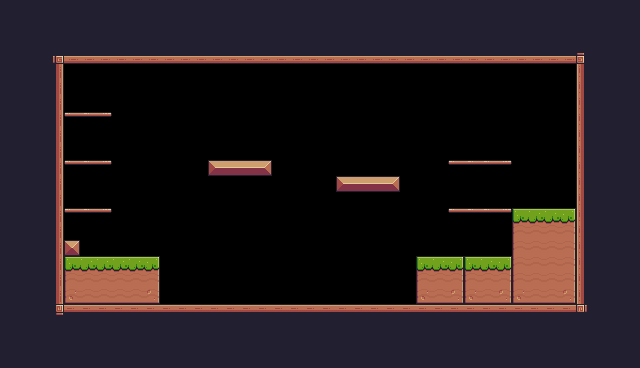

This game map was drawn from its Tiled (.tmx) file and the tilesets committed beside it. A one-line description and the full map source follow:
An orthogonal 40x23 tile map with 16x16 px tiles, 1 tile layer (background) and 31 objects (11x Fruit, 5x Platform, Player, Saw, Checkpoint, ...).

<map version="1.10" tiledversion="1.10.2" orientation="orthogonal" renderorder="right-down" width="40" height="23" tilewidth="16" tileheight="16" infinite="0" nextlayerid="4" nextobjectid="42">
 <tileset firstgid="1" source="pixel_adventure.tsx" />
 <layer id="1" name="background" width="40" height="23">
  <properties>
   <property name="background_color" value="Gray" />
  </properties>
  <data encoding="csv">
24,24,24,24,24,24,24,24,24,24,24,24,24,24,24,24,24,24,24,24,24,24,24,24,24,24,24,24,24,24,24,24,24,24,24,24,24,24,24,24,
24,24,24,24,24,24,24,24,24,24,24,24,24,24,24,24,24,24,24,24,24,24,24,24,24,24,24,24,24,24,24,24,24,24,24,24,24,24,24,24,
24,24,24,24,24,24,24,24,24,24,24,24,24,24,24,24,24,24,24,24,24,24,24,24,24,24,24,24,24,24,24,24,24,24,24,24,24,24,24,24,
24,24,24,92,134,134,134,134,134,134,134,134,134,134,134,134,134,134,134,134,134,134,134,134,134,134,134,134,134,134,134,134,134,134,134,134,93,24,24,24,
24,24,24,113,0,0,0,0,0,0,0,0,0,0,0,0,0,0,0,0,0,0,0,0,0,0,0,0,0,0,0,0,0,0,0,0,111,24,24,24,
24,24,24,113,0,0,0,0,0,0,0,0,0,0,0,0,0,0,0,0,0,0,0,0,0,0,0,0,0,0,0,0,0,0,0,0,111,24,24,24,
24,24,24,113,0,0,0,0,0,0,0,0,0,0,0,0,0,0,0,0,0,0,0,0,0,0,0,0,0,0,0,0,0,0,0,0,111,24,24,24,
24,24,24,113,40,41,42,0,0,0,0,0,0,0,0,0,0,0,0,0,0,0,0,0,0,0,0,0,0,0,0,0,0,0,0,0,111,24,24,24,
24,24,24,113,0,0,0,0,0,0,0,0,0,0,0,0,0,0,0,0,0,0,0,0,0,0,0,0,0,0,0,0,0,0,0,0,111,24,24,24,
24,24,24,113,0,0,0,0,0,0,0,0,0,0,0,0,0,0,0,0,0,0,0,0,0,0,0,0,0,0,0,0,0,0,0,0,111,24,24,24,
24,24,24,113,40,41,42,0,0,0,0,0,0,13,14,14,15,0,0,0,0,0,0,0,0,0,0,0,40,41,41,42,0,0,0,0,111,24,24,24,
24,24,24,113,0,0,0,0,0,0,0,0,0,0,0,0,0,0,0,0,0,13,14,14,15,0,0,0,0,0,0,0,0,0,0,0,111,24,24,24,
24,24,24,113,0,0,0,0,0,0,0,0,0,0,0,0,0,0,0,0,0,0,0,0,0,0,0,0,0,0,0,0,0,0,0,0,111,24,24,24,
24,24,24,113,40,41,42,0,0,0,0,0,0,0,0,0,0,0,0,0,0,0,0,0,0,0,0,0,40,41,41,42,7,8,8,9,111,24,24,24,
24,24,24,113,0,0,0,0,0,0,0,0,0,0,0,0,0,0,0,0,0,0,0,0,0,0,0,0,0,0,0,0,29,30,30,31,111,24,24,24,
24,24,24,113,35,0,0,0,0,0,0,0,0,0,0,0,0,0,0,0,0,0,0,0,0,0,0,0,0,0,0,0,29,30,30,31,111,24,24,24,
24,24,24,113,7,8,8,8,8,9,0,0,0,0,0,0,0,0,0,0,0,0,0,0,0,0,7,8,9,7,8,9,29,30,30,31,111,24,24,24,
24,24,24,113,29,30,30,30,30,31,0,0,0,0,0,0,0,0,0,0,0,0,0,0,0,0,29,30,31,29,30,31,29,30,30,31,111,24,24,24,
24,24,24,113,51,52,52,52,52,53,0,0,0,0,0,0,0,0,0,0,0,0,0,0,0,0,51,52,53,51,52,53,51,52,52,53,111,24,24,24,
24,24,24,114,90,90,90,90,90,90,90,90,90,90,90,90,90,90,90,90,90,90,90,90,90,90,90,90,90,90,90,90,90,90,90,90,115,24,24,24,
24,24,24,24,24,24,24,24,24,24,24,24,24,24,24,24,24,24,24,24,24,24,24,24,24,24,24,24,24,24,24,24,24,24,24,24,24,24,24,24,
24,24,24,24,24,24,24,24,24,24,24,24,24,24,24,24,24,24,24,24,24,24,24,24,24,24,24,24,24,24,24,24,24,24,24,24,24,24,24,24,
24,24,24,24,24,24,24,24,24,24,24,24,24,24,24,24,24,24,24,24,24,24,24,24,24,24,24,24,24,24,24,24,24,24,24,24,24,24,24,24
</data>
 </layer>
 <objectgroup id="2" name="spawn_points">
  <object id="2" name="Player" type="Player" x="128" y="224" width="32" height="32" />
  <object id="20" name="Bananas" type="Fruit" x="80" y="80" width="32" height="32" />
  <object id="22" name="Orange" type="Fruit" x="80" y="128" width="32" height="32" />
  <object id="24" name="Apple" type="Fruit" x="80" y="176" width="32" height="32" />
  <object id="26" name="Cherries" type="Fruit" x="208" y="128" width="32" height="32" />
  <object id="27" name="Cherries" type="Fruit" x="240" y="128" width="32" height="32" />
  <object id="28" name="Cherries" type="Fruit" x="224" y="96" width="32" height="32" />
  <object id="29" name="Cherries" type="Fruit" x="336" y="144" width="32" height="32" />
  <object id="30" name="Cherries" type="Fruit" x="368" y="144" width="32" height="32" />
  <object id="31" name="Cherries" type="Fruit" x="352" y="112" width="32" height="32" />
  <object id="32" name="Kiwi" type="Fruit" x="464" y="128" width="32" height="32" />
  <object id="33" name="Kiwi" type="Fruit" x="464" y="176" width="32" height="32" />
  <object id="35" type="Saw" x="288" y="128" width="32" height="32">
   <properties>
    <property name="isVertical" type="bool" value="true" />
    <property name="offNeg" type="float" value="4" />
    <property name="offPos" type="float" value="3" />
   </properties>
  </object>
  <object id="39" type="Checkpoint" x="512" y="144" width="64" height="64" />
  <object id="40" x="183.185" y="-163.903" height="0.642756" />
  <object id="41" name="Chicken" type="Chicken" x="336" y="272" width="32" height="32">
   <properties>
    <property name="offNeg" type="float" value="12" />
    <property name="offPos" type="float" value="4" />
   </properties>
  </object>
 </objectgroup>
 <objectgroup id="3" name="collisions">
  <object id="3" x="48" y="48" width="16" height="272" />
  <object id="4" x="64" y="304" width="512" height="16" />
  <object id="5" x="576" y="48" width="16" height="272" />
  <object id="6" x="64" y="48" width="512" height="16" />
  <object id="7" x="64" y="240" width="16" height="16" />
  <object id="8" x="64" y="256" width="96" height="48" />
  <object id="9" x="416" y="256" width="96" height="48" />
  <object id="10" x="336" y="176" width="64" height="16" />
  <object id="11" x="208" y="160" width="64" height="16" />
  <object id="13" type="Platform" x="448" y="208" width="64" height="16" />
  <object id="15" type="Platform" x="448" y="160" width="64" height="16" />
  <object id="16" type="Platform" x="64" y="208" width="48" height="16" />
  <object id="17" type="Platform" x="64" y="160" width="48" height="16" />
  <object id="19" type="Platform" x="64" y="112" width="48" height="16" />
  <object id="36" x="512" y="208" width="64" height="96" />
 </objectgroup>
</map>
